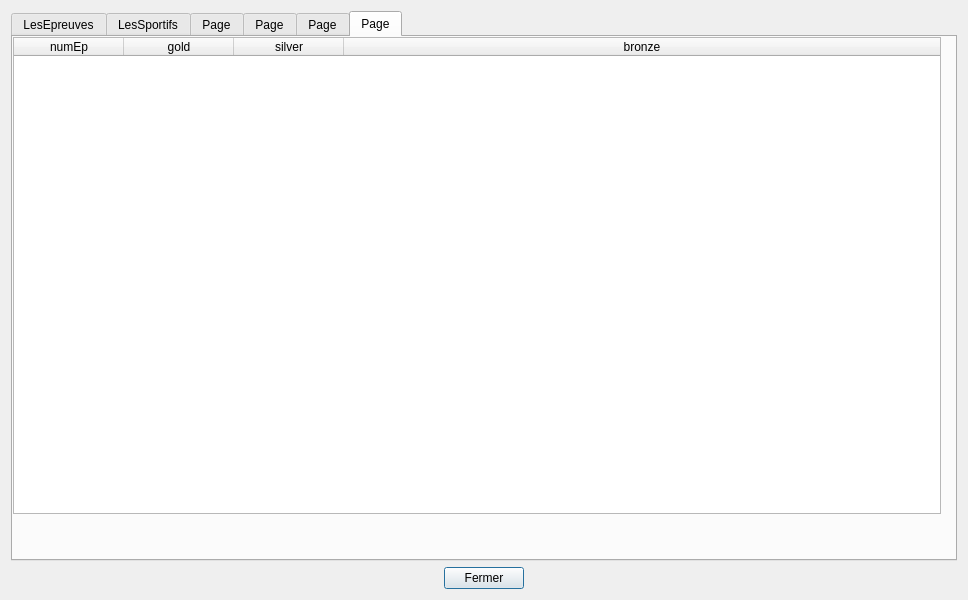
<?xml version="1.0" encoding="UTF-8"?>
<ui version="4.0">
 <class>tablesDataV1</class>
 <widget class="QDialog" name="tablesDataV1">
  <property name="geometry">
   <rect>
    <x>0</x>
    <y>0</y>
    <width>968</width>
    <height>600</height>
   </rect>
  </property>
  <property name="sizePolicy">
   <sizepolicy hsizetype="Preferred" vsizetype="Preferred">
    <horstretch>0</horstretch>
    <verstretch>0</verstretch>
   </sizepolicy>
  </property>
  <property name="minimumSize">
   <size>
    <width>0</width>
    <height>0</height>
   </size>
  </property>
  <property name="windowTitle">
   <string>BD JO</string>
  </property>
  <layout class="QVBoxLayout" name="verticalLayout">
   <item>
    <widget class="QTabWidget" name="tabWidget">
     <property name="currentIndex">
      <number>5</number>
     </property>
     <widget class="QWidget" name="tabEpreuves">
      <attribute name="title">
       <string>LesEpreuves</string>
      </attribute>
      <layout class="QVBoxLayout" name="verticalLayout_2">
       <item>
        <widget class="QTableWidget" name="tableEpreuves">
         <property name="sizePolicy">
          <sizepolicy hsizetype="Expanding" vsizetype="Expanding">
           <horstretch>0</horstretch>
           <verstretch>0</verstretch>
          </sizepolicy>
         </property>
         <property name="minimumSize">
          <size>
           <width>0</width>
           <height>400</height>
          </size>
         </property>
         <property name="baseSize">
          <size>
           <width>0</width>
           <height>0</height>
          </size>
         </property>
         <property name="layoutDirection">
          <enum>Qt::LeftToRight</enum>
         </property>
         <property name="sizeAdjustPolicy">
          <enum>QAbstractScrollArea::AdjustToContents</enum>
         </property>
         <property name="sortingEnabled">
          <bool>true</bool>
         </property>
         <property name="columnCount">
          <number>7</number>
         </property>
         <attribute name="horizontalHeaderCascadingSectionResizes">
          <bool>true</bool>
         </attribute>
         <attribute name="horizontalHeaderMinimumSectionSize">
          <number>50</number>
         </attribute>
         <attribute name="horizontalHeaderDefaultSectionSize">
          <number>110</number>
         </attribute>
         <attribute name="horizontalHeaderHighlightSections">
          <bool>true</bool>
         </attribute>
         <attribute name="horizontalHeaderShowSortIndicator" stdset="0">
          <bool>true</bool>
         </attribute>
         <attribute name="horizontalHeaderStretchLastSection">
          <bool>true</bool>
         </attribute>
         <attribute name="verticalHeaderVisible">
          <bool>false</bool>
         </attribute>
         <column>
          <property name="text">
           <string>numEp</string>
          </property>
         </column>
         <column>
          <property name="text">
           <string>nomEp</string>
          </property>
         </column>
         <column>
          <property name="text">
           <string>formeEp</string>
          </property>
         </column>
         <column>
          <property name="text">
           <string>nomDi</string>
          </property>
         </column>
         <column>
          <property name="text">
           <string>categorieEp</string>
          </property>
         </column>
         <column>
          <property name="text">
           <string>nbSportifsEp</string>
          </property>
         </column>
         <column>
          <property name="text">
           <string>dateEp</string>
          </property>
         </column>
        </widget>
       </item>
       <item>
        <widget class="QLabel" name="label_epreuves">
         <property name="palette">
          <palette>
           <active>
            <colorrole role="WindowText">
             <brush brushstyle="SolidPattern">
              <color alpha="255">
               <red>255</red>
               <green>0</green>
               <blue>0</blue>
              </color>
             </brush>
            </colorrole>
           </active>
           <inactive>
            <colorrole role="WindowText">
             <brush brushstyle="SolidPattern">
              <color alpha="255">
               <red>255</red>
               <green>0</green>
               <blue>0</blue>
              </color>
             </brush>
            </colorrole>
           </inactive>
           <disabled>
            <colorrole role="WindowText">
             <brush brushstyle="SolidPattern">
              <color alpha="255">
               <red>120</red>
               <green>120</green>
               <blue>120</blue>
              </color>
             </brush>
            </colorrole>
           </disabled>
          </palette>
         </property>
         <property name="text">
          <string/>
         </property>
         <property name="scaledContents">
          <bool>true</bool>
         </property>
         <property name="alignment">
          <set>Qt::AlignCenter</set>
         </property>
        </widget>
       </item>
      </layout>
     </widget>
     <widget class="QWidget" name="tabSportifs">
      <attribute name="title">
       <string>LesSportifs</string>
      </attribute>
      <layout class="QVBoxLayout" name="verticalLayout_7">
       <item>
        <widget class="QTableWidget" name="tableSportifs">
         <attribute name="horizontalHeaderMinimumSectionSize">
          <number>50</number>
         </attribute>
         <attribute name="horizontalHeaderDefaultSectionSize">
          <number>110</number>
         </attribute>
         <attribute name="horizontalHeaderStretchLastSection">
          <bool>true</bool>
         </attribute>
         <attribute name="verticalHeaderVisible">
          <bool>false</bool>
         </attribute>
         <column>
          <property name="text">
           <string>numSp</string>
          </property>
         </column>
         <column>
          <property name="text">
           <string>nomSp</string>
          </property>
         </column>
         <column>
          <property name="text">
           <string>prenomSp</string>
          </property>
         </column>
         <column>
          <property name="text">
           <string>pays</string>
          </property>
         </column>
         <column>
          <property name="text">
           <string>categorieSp</string>
          </property>
         </column>
         <column>
          <property name="text">
           <string>dateNaisSp</string>
          </property>
         </column>
         <column>
          <property name="text">
           <string>numEq</string>
          </property>
         </column>
        </widget>
       </item>
       <item>
        <widget class="QLabel" name="label_sportifs">
         <property name="palette">
          <palette>
           <active>
            <colorrole role="WindowText">
             <brush brushstyle="SolidPattern">
              <color alpha="255">
               <red>255</red>
               <green>0</green>
               <blue>0</blue>
              </color>
             </brush>
            </colorrole>
           </active>
           <inactive>
            <colorrole role="WindowText">
             <brush brushstyle="SolidPattern">
              <color alpha="255">
               <red>255</red>
               <green>0</green>
               <blue>0</blue>
              </color>
             </brush>
            </colorrole>
           </inactive>
           <disabled>
            <colorrole role="WindowText">
             <brush brushstyle="SolidPattern">
              <color alpha="255">
               <red>120</red>
               <green>120</green>
               <blue>120</blue>
              </color>
             </brush>
            </colorrole>
           </disabled>
          </palette>
         </property>
         <property name="text">
          <string/>
         </property>
         <property name="alignment">
          <set>Qt::AlignCenter</set>
         </property>
        </widget>
       </item>
      </layout>
     </widget>
     <widget class="QWidget" name="tabEquipes">
      <attribute name="title">
       <string>Page</string>
      </attribute>
      <widget class="QLabel" name="label_equipes">
       <property name="geometry">
        <rect>
         <x>0</x>
         <y>500</y>
         <width>928</width>
         <height>17</height>
        </rect>
       </property>
       <property name="palette">
        <palette>
         <active>
          <colorrole role="WindowText">
           <brush brushstyle="SolidPattern">
            <color alpha="255">
             <red>255</red>
             <green>0</green>
             <blue>0</blue>
            </color>
           </brush>
          </colorrole>
         </active>
         <inactive>
          <colorrole role="WindowText">
           <brush brushstyle="SolidPattern">
            <color alpha="255">
             <red>255</red>
             <green>0</green>
             <blue>0</blue>
            </color>
           </brush>
          </colorrole>
         </inactive>
         <disabled>
          <colorrole role="WindowText">
           <brush brushstyle="SolidPattern">
            <color alpha="255">
             <red>120</red>
             <green>120</green>
             <blue>120</blue>
            </color>
           </brush>
          </colorrole>
         </disabled>
        </palette>
       </property>
       <property name="text">
        <string/>
       </property>
       <property name="alignment">
        <set>Qt::AlignCenter</set>
       </property>
      </widget>
      <widget class="QTableWidget" name="tableEquipes">
       <property name="geometry">
        <rect>
         <x>10</x>
         <y>10</y>
         <width>928</width>
         <height>477</height>
        </rect>
       </property>
       <attribute name="horizontalHeaderMinimumSectionSize">
        <number>50</number>
       </attribute>
       <attribute name="horizontalHeaderDefaultSectionSize">
        <number>110</number>
       </attribute>
       <attribute name="horizontalHeaderStretchLastSection">
        <bool>true</bool>
       </attribute>
       <attribute name="verticalHeaderVisible">
        <bool>false</bool>
       </attribute>
       <column>
        <property name="text">
         <string>numEq</string>
        </property>
       </column>
       <column>
        <property name="text">
         <string>nbSportifsEq</string>
        </property>
       </column>
      </widget>
     </widget>
     <widget class="QWidget" name="tabEquipiers">
      <attribute name="title">
       <string>Page</string>
      </attribute>
      <widget class="QTableWidget" name="tableEquipiers">
       <property name="geometry">
        <rect>
         <x>10</x>
         <y>10</y>
         <width>928</width>
         <height>477</height>
        </rect>
       </property>
       <attribute name="horizontalHeaderMinimumSectionSize">
        <number>50</number>
       </attribute>
       <attribute name="horizontalHeaderDefaultSectionSize">
        <number>110</number>
       </attribute>
       <attribute name="horizontalHeaderStretchLastSection">
        <bool>true</bool>
       </attribute>
       <attribute name="verticalHeaderVisible">
        <bool>false</bool>
       </attribute>
       <column>
        <property name="text">
         <string>numSp</string>
        </property>
       </column>
       <column>
        <property name="text">
         <string>numEq</string>
        </property>
       </column>
      </widget>
      <widget class="QLabel" name="label_equipiers">
       <property name="geometry">
        <rect>
         <x>47</x>
         <y>480</y>
         <width>1281</width>
         <height>20</height>
        </rect>
       </property>
       <property name="palette">
        <palette>
         <active>
          <colorrole role="WindowText">
           <brush brushstyle="SolidPattern">
            <color alpha="255">
             <red>255</red>
             <green>0</green>
             <blue>0</blue>
            </color>
           </brush>
          </colorrole>
         </active>
         <inactive>
          <colorrole role="WindowText">
           <brush brushstyle="SolidPattern">
            <color alpha="255">
             <red>255</red>
             <green>0</green>
             <blue>0</blue>
            </color>
           </brush>
          </colorrole>
         </inactive>
         <disabled>
          <colorrole role="WindowText">
           <brush brushstyle="SolidPattern">
            <color alpha="255">
             <red>120</red>
             <green>120</green>
             <blue>120</blue>
            </color>
           </brush>
          </colorrole>
         </disabled>
        </palette>
       </property>
       <property name="text">
        <string/>
       </property>
       <property name="scaledContents">
        <bool>true</bool>
       </property>
       <property name="alignment">
        <set>Qt::AlignCenter</set>
       </property>
      </widget>
     </widget>
     <widget class="QWidget" name="tabParticipants">
      <attribute name="title">
       <string>Page</string>
      </attribute>
      <widget class="QTableWidget" name="tableParticipants">
       <property name="geometry">
        <rect>
         <x>-10</x>
         <y>0</y>
         <width>928</width>
         <height>477</height>
        </rect>
       </property>
       <attribute name="horizontalHeaderMinimumSectionSize">
        <number>50</number>
       </attribute>
       <attribute name="horizontalHeaderDefaultSectionSize">
        <number>110</number>
       </attribute>
       <attribute name="horizontalHeaderStretchLastSection">
        <bool>true</bool>
       </attribute>
       <attribute name="verticalHeaderVisible">
        <bool>false</bool>
       </attribute>
       <column>
        <property name="text">
         <string>numP</string>
        </property>
       </column>
       <column>
        <property name="text">
         <string>numEp</string>
        </property>
       </column>
      </widget>
      <widget class="QLabel" name="label_participants">
       <property name="geometry">
        <rect>
         <x>280</x>
         <y>490</y>
         <width>928</width>
         <height>17</height>
        </rect>
       </property>
       <property name="palette">
        <palette>
         <active>
          <colorrole role="WindowText">
           <brush brushstyle="SolidPattern">
            <color alpha="255">
             <red>255</red>
             <green>0</green>
             <blue>0</blue>
            </color>
           </brush>
          </colorrole>
         </active>
         <inactive>
          <colorrole role="WindowText">
           <brush brushstyle="SolidPattern">
            <color alpha="255">
             <red>255</red>
             <green>0</green>
             <blue>0</blue>
            </color>
           </brush>
          </colorrole>
         </inactive>
         <disabled>
          <colorrole role="WindowText">
           <brush brushstyle="SolidPattern">
            <color alpha="255">
             <red>120</red>
             <green>120</green>
             <blue>120</blue>
            </color>
           </brush>
          </colorrole>
         </disabled>
        </palette>
       </property>
       <property name="text">
        <string/>
       </property>
       <property name="scaledContents">
        <bool>true</bool>
       </property>
       <property name="alignment">
        <set>Qt::AlignCenter</set>
       </property>
      </widget>
     </widget>
     <widget class="QWidget" name="tabResultats">
      <attribute name="title">
       <string>Page</string>
      </attribute>
      <widget class="QTableWidget" name="tableResultats">
       <property name="geometry">
        <rect>
         <x>0</x>
         <y>0</y>
         <width>928</width>
         <height>477</height>
        </rect>
       </property>
       <attribute name="horizontalHeaderMinimumSectionSize">
        <number>50</number>
       </attribute>
       <attribute name="horizontalHeaderDefaultSectionSize">
        <number>110</number>
       </attribute>
       <attribute name="horizontalHeaderStretchLastSection">
        <bool>true</bool>
       </attribute>
       <attribute name="verticalHeaderVisible">
        <bool>false</bool>
       </attribute>
       <column>
        <property name="text">
         <string>numEp</string>
        </property>
       </column>
       <column>
        <property name="text">
         <string>gold</string>
        </property>
       </column>
       <column>
        <property name="text">
         <string>silver</string>
        </property>
       </column>
       <column>
        <property name="text">
         <string>bronze</string>
        </property>
       </column>
      </widget>
      <widget class="QLabel" name="label_resultats">
       <property name="geometry">
        <rect>
         <x>290</x>
         <y>490</y>
         <width>928</width>
         <height>17</height>
        </rect>
       </property>
       <property name="palette">
        <palette>
         <active>
          <colorrole role="WindowText">
           <brush brushstyle="SolidPattern">
            <color alpha="255">
             <red>255</red>
             <green>0</green>
             <blue>0</blue>
            </color>
           </brush>
          </colorrole>
         </active>
         <inactive>
          <colorrole role="WindowText">
           <brush brushstyle="SolidPattern">
            <color alpha="255">
             <red>255</red>
             <green>0</green>
             <blue>0</blue>
            </color>
           </brush>
          </colorrole>
         </inactive>
         <disabled>
          <colorrole role="WindowText">
           <brush brushstyle="SolidPattern">
            <color alpha="255">
             <red>120</red>
             <green>120</green>
             <blue>120</blue>
            </color>
           </brush>
          </colorrole>
         </disabled>
        </palette>
       </property>
       <property name="text">
        <string/>
       </property>
       <property name="scaledContents">
        <bool>true</bool>
       </property>
       <property name="alignment">
        <set>Qt::AlignCenter</set>
       </property>
      </widget>
     </widget>
    </widget>
   </item>
   <item>
    <layout class="QHBoxLayout" name="horizontalLayout">
     <item>
      <spacer name="horizontalSpacer_data_V1">
       <property name="orientation">
        <enum>Qt::Horizontal</enum>
       </property>
       <property name="sizeHint" stdset="0">
        <size>
         <width>40</width>
         <height>20</height>
        </size>
       </property>
      </spacer>
     </item>
     <item>
      <widget class="QPushButton" name="pushButton_data_V1">
       <property name="text">
        <string>Fermer</string>
       </property>
      </widget>
     </item>
     <item>
      <spacer name="horizontalSpacer_2_data_V1">
       <property name="orientation">
        <enum>Qt::Horizontal</enum>
       </property>
       <property name="sizeHint" stdset="0">
        <size>
         <width>40</width>
         <height>20</height>
        </size>
       </property>
      </spacer>
     </item>
    </layout>
   </item>
  </layout>
 </widget>
 <resources/>
 <connections>
  <connection>
   <sender>pushButton_data_V1</sender>
   <signal>clicked()</signal>
   <receiver>tablesDataV1</receiver>
   <slot>close()</slot>
   <hints>
    <hint type="sourcelabel">
     <x>360</x>
     <y>575</y>
    </hint>
    <hint type="destinationlabel">
     <x>323</x>
     <y>169</y>
    </hint>
   </hints>
  </connection>
 </connections>
 <slots>
  <slot>refreshSpectaclesData()</slot>
  <slot>refreshZonesData()</slot>
  <slot>refreshRepresentationsData()</slot>
 </slots>
</ui>
